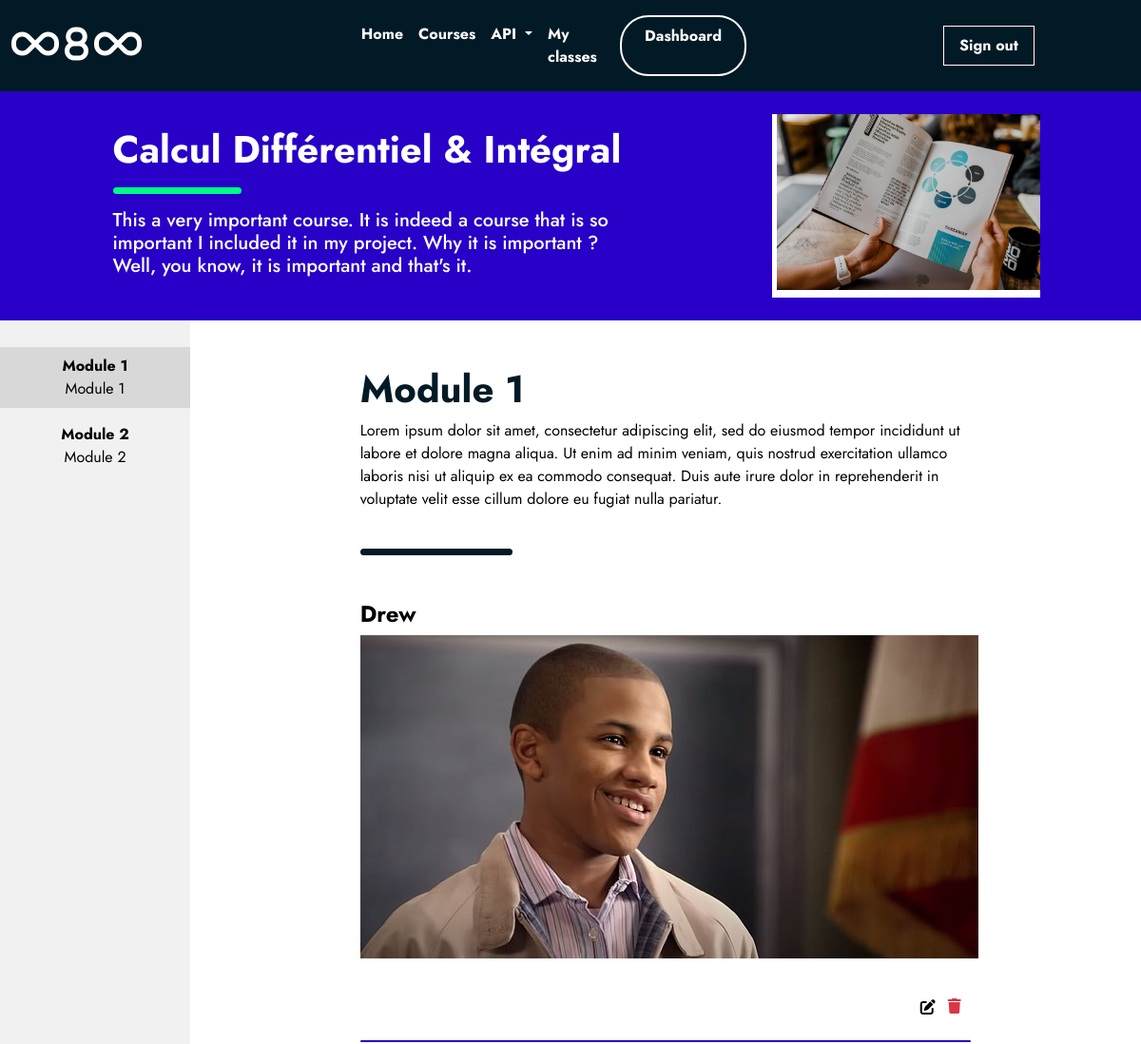
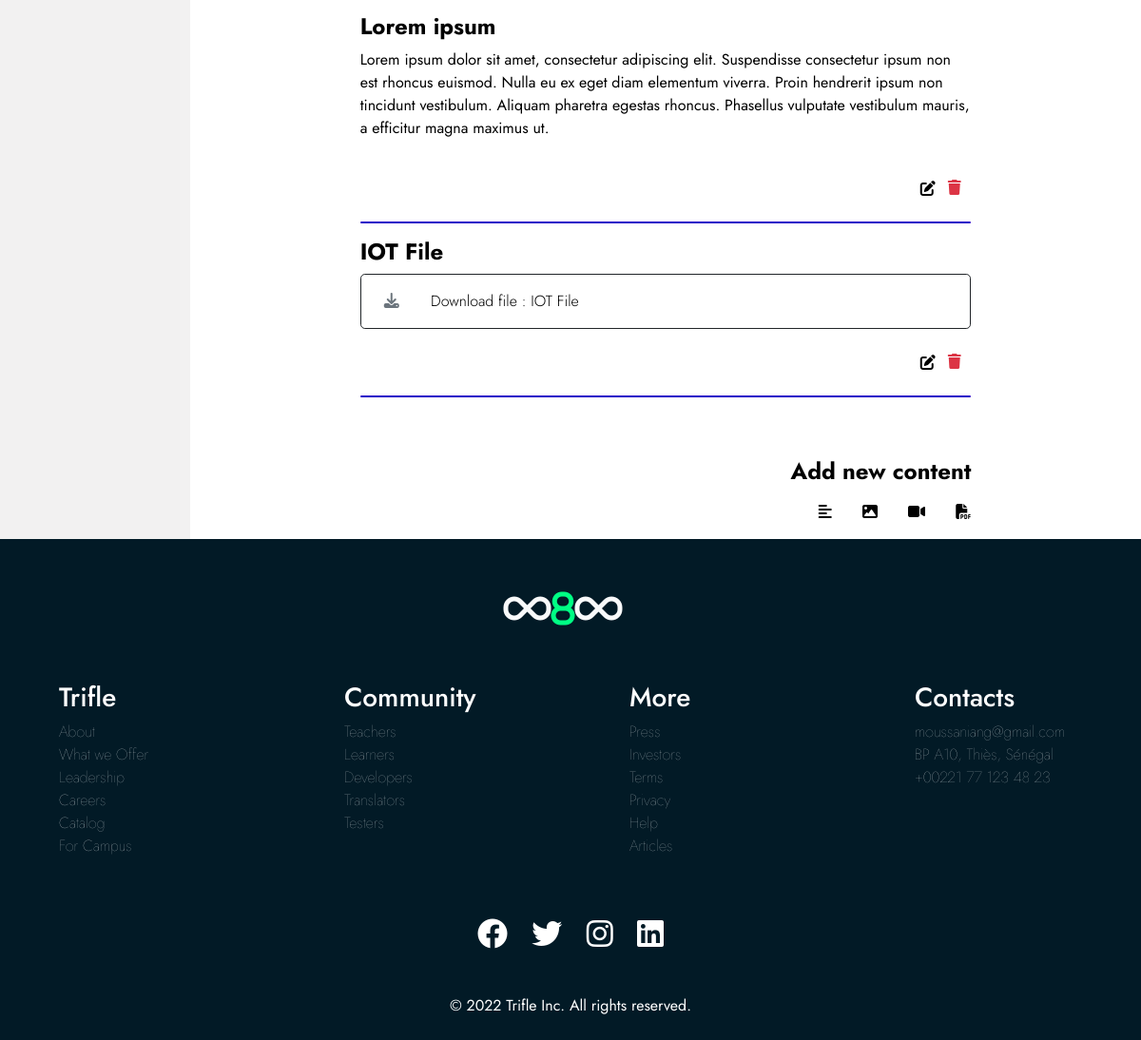
The page /course/module/5/ (signed in) on the database its author committed (2 pictures, top to bottom).
### courses/models.py (models this page shows, shortened)
class Course(models.Model):
    owner = models.ForeignKey(User, related_name='courses_created', on_delete=models.CASCADE)
    subject = models.ForeignKey(Subject, related_name='courses', on_delete=models.CASCADE)
    title = models.CharField(max_length=200)
    slug = models.SlugField(max_length=200, unique=True)
    overview = models.TextField()
    created = models.DateTimeField(auto_now_add=True)
    updated = models.DateTimeField(auto_now=True)
    students = models.ManyToManyField(User, related_name='courses_joined', blank=True)
    image = models.FileField(upload_to='images')
    class Meta:
        ordering = ['-created']

class Module(models.Model):
    course = models.ForeignKey(Course, related_name='modules', on_delete=models.CASCADE)
    title = models.CharField(max_length=200)
    description = models.TextField(blank=True)
    order = OrderField(blank=True, for_fields=['course'])
    class Meta:
        ordering = ['order']

class Content(models.Model):
    module = models.ForeignKey(Module, related_name='contents', on_delete=models.CASCADE)
    content_type = models.ForeignKey(ContentType, on_delete=models.CASCADE, limit_choices_to={'model__in':('text', 'video', 'image', 'file')})
    object_id = models.PositiveIntegerField()
    item = GenericForeignKey('content_type', 'object_id')
    order = OrderField(blank=True, for_fields=['module'])
    class Meta:
        ordering = ['order']

class ItemBase(models.Model):
    owner = models.ForeignKey(User, related_name='%(class)s_related', on_delete=models.CASCADE)
    title = models.CharField(max_length=250)
    created = models.DateTimeField(auto_now_add=True)
    updated = models.DateTimeField(auto_now=True)
    class Meta:
        abstract = True
    def render(self):
        return render_to_string(
            f'courses/content/{self._meta.model_name}.html',
            {'item':self}
        )

class Image(ItemBase):
    file = models.FileField(upload_to='images')

class Text(ItemBase):
    content = models.TextField()

class File(ItemBase):
    file = models.FileField(upload_to='files')

### courses/views.py (the view)
# urls.py: path('module/<int:module_id>/', views.ModuleContentListView.as_view(), name='module_content_list'),
class ModuleContentListView(TemplateResponseMixin, View):
    template_name = 'courses/manage/module/content_list.html'
    def get(self, request, module_id):
        module = get_object_or_404(Module, id=module_id, course__owner=request.user)
        return self.render_to_response({'module': module})

### courses/templatetags/course.py (called while the page is built)
@register.filter
def model_name(obj):
    try:
        return obj._meta.model_name
    except AttributeError:
        return None

### courses/templates/courses/manage/module/content_list.html (shortened to what this page needs)
{% extends 'base.html' %}
{% load course %}
{% load static %}
{% block extracss %} <link rel="stylesheet" href="{% static 'css/manage_module_detail.css' %}"> {% endblock %}
{% block content %}
{% with course=module.course %}
    <div class="row bg-purple text-white justify-content-around align-items-center px-5 py-4">
        <div class="course-description col-6">
            <h1 class="fw-bold">{{course.title}}</h1>
            <div class="line bg-green my-3 col-3"></div>
            <h5>{{ course.overview }}</h5>
        </div>
        <img src="{{course.image.url}}" class="img-fluid col-3 top-image">
    </div>
    <div class="container-fluid mx-0 px-0 d-flex">
        <div class="contents col-2 pt-4">
            <ul id="modules" class="list-unstyled d-flex flex-column align-items-center">
                {% for m in course.modules.all %}
                <li data-id="{{ m.id }}" {% if m == module %} class="selected my-1 w-100 text-center py-2"{% else %} class="my-1 py-2 w-100 text-center" {% endif %}>
                    <a href="{% url "module_content_list" m.id %}">
                        <span class="order fw-bold"> Module {{ m.order|add:1 }}</span>
                        <br/>
                        {{ m.title }}
                    </a>
                </li>
                {% empty %}
                <li>No modules yet.</li>
                {% endfor %}
            </ul>
        </div>
        <div class="module col-10">
            <div class="container col-8 mt-5 d-flex flex-column">
                <h1 class="color-blue fw-bold">{{module.title}}</h1>
                <p>{{module.description}}</p>
                <div class="line col-3 bg-blue mt-4 mb-5"></div>
                {% for content in module.contents.all %}
                    {% with item=content.item type=content.content_type%}
                    <div class="content d-flex flex-column">
                        <div class="content-description">
                            <h4 class="mb-2 fw-bold">{{ item.title }}</h4>
                            {{ item.render }}
                        </div>
                        <div class="manage col-1 d-flex justify-content-between ms-auto mt-3">
                            <a href="{% url "module_content_update" module.id item|model_name item.id %}" class="pt-2">
                                <i class="fas fa-edit"></i>
                            </a>
                            <form action="{% url "module_content_delete" content.id %}" method="post">
                                <button type="submit" class="btn text-danger"><i class="fa-solid fa-trash"></i></button>
                            </form>
                        </div>
                    </div>
                    <div class="line1 bg-purple my-3"></div>
                    {% endwith %}
                {% endfor %}
                <h4 class="align-self-end mt-5 fw-bold mb-3">Add new content</h4>
                <ul class="content-types list-unstyled d-flex col-3 justify-content-between align-self-end">
                    <li>
                        <a href="{% url "module_content_create" module.id "text"%}">
                            <i class="fas fa-align-left"></i>
                        </a>
                    </li>
                    <li>
                        <a href="{% url "module_content_create" module.id "image"%}">
                            <i class="fas fa-image"></i>
                        </a>
                    </li>
                    <li>
                        <a href="{% url "module_content_create" module.id "video"%}">
                            <i class="fas fa-video"></i>
                        </a>
                    </li>
                    <li>
                        <a href="{% url "module_content_create" module.id "file"%}">
                            <i class="fas fa-file-pdf"></i>
                        </a>
                    </li>
                </ul>
            </div>
        </div>
    </div>
{% endwith %}
{% endblock %}

### courses/templates/courses/content/image.html
<p><img src="{{ item.file.url }}" alt="{{ item.title }}"></p>

### courses/templates/courses/content/text.html
{{ item.content|linebreaks }}

### courses/templates/courses/content/file.html
<div class="button text-secondary border border-dark px-4 py-3 rounded-3 d-flex w-100">
    <div class="col-1">
        <i class="fa-solid fa-download"></i>
    </div>
    <div class="col-11">
        <a href="{{ item.file.url }}" class="fw-light">Download file : {{item.title}} </a>
    </div>
</div>

### static/css/base.css (style rules this page uses)
:root { --blue: rgb(2, 26, 38); --green: #00ff84; --orange: #FF4949; --purple: rgb(40, 0, 200); }
html { font-size: 16px; }
body { padding: 0px; font-family: 'Glacial Indifference', 'GT Walsheim', 'Jost', 'Roboto'; color: black !important; display: flex; flex-direction: column; justify-content: space-between; min-height: 100vh; }
a { text-decoration: none; color: black; }
.bg-green { background-color: var(--green); }
.bg-purple { background-color: var(--purple); }
.color-blue { color: var(--blue); }
.bg-blue { background-color: var(--blue); }
.line { height: 7px; border-radius: 8px; }
.line1 { height: 2px; border-radius: 10px; }

### static/css/manage_module_detail.css (style rules this page uses)
.contents { background-color:rgb(242, 241, 241); }
.selected { background-color: rgb(216, 216, 216); color: #14C38E; }
.top-image { padding: 0; border-left: solid 5px white; border-bottom: solid 8px white; }

### rows shown on the page
Course: title "Calcul Différentiel & Intégral", overview "This a very important course. It is indeed a course that is so important I included it in my project. Why it is important ? Well, you know, it is important and that's it.", image (picture)
Module: order|add "1", title "Module 1", description "Lorem ipsum dolor sit amet, consectetur adipiscing elit, sed do eiusmod tempor incididunt ut labore et dolore magna aliqua. Ut enim ad minim veniam, quis nostrud exercitation ullamco laboris nisi ut aliquip ex ea commodo consequat. Duis aute irure dolor in reprehenderit in voluptate velit esse cillum dolore eu fugiat nulla pariatur."
Module: order|add "2", title "Module 2"
Content: item "Drew", item.file (picture)
Content: item "Lorem ipsum", item.content "Lorem ipsum dolor sit amet, consectetur adipiscing elit. Suspendisse consectetur ipsum non est rhoncus euismod. Nulla eu ex eget diam elementum viverra. Proin hendrerit ipsum non tincidunt vestibulum. Aliquam pharetra egestas rhoncus. Phasellus vulputate vestibulum mauris, a efficitur magna maximus ut."
Content: item "IOT File"
